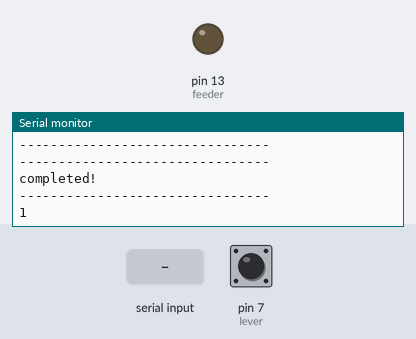
A sketch run on a simulated Arduino Uno, built with avr-gcc and run on an emulated ATmega328P. Shown: output pins drawn as LEDs (lit = HIGH), the last lines printed to the serial monitor. Inputs (shaded band) come from the test bench; at power-on: pin 7 (lever) HIGH.

Above: at 2.7 s.
2.8 s: "reset\n" received over Serial
At 4.2 s:
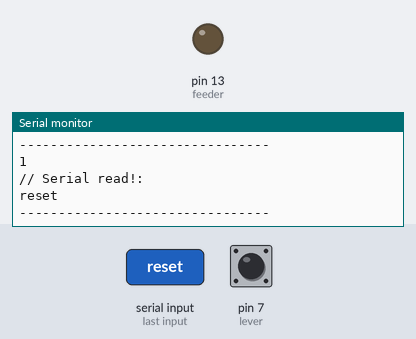
5.3 s: "reset\n" received over the second serial link
At 6.2 s:
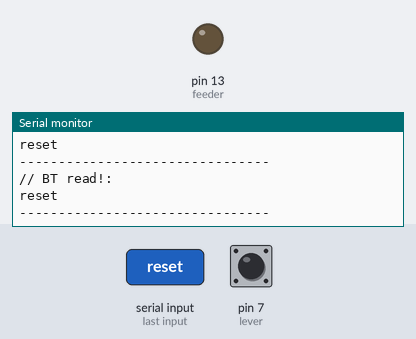
6.8 s: "90,45\n" received over Serial
At 8.5 s:
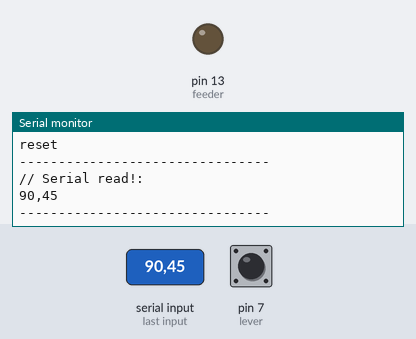

The sketch:

BLECommunication.ino
```cpp
// (licence header left out)
#include <SoftwareSerial.h>

/*-----------------------------------------------------------------*/

SoftwareSerial BTserial(2, 3); // RN4020-TX->Arduino-PIN2-RX, RN4020-RX->Arduino-PIN3-TX

// PIN numbers
const int lever = 7;
const int leverLED = 8;
const int feeder = 13;

// Parameters:
//    - currentState: State of lever pushing. 0: false, 1: true
//    - response: Number of response received from BLE
int currentState = 0;
int response = 0;

/*=================================================================*/

unsigned long stringToUnsignedLong(String x) {
  unsigned long long y = 0;

  for (int i = 0; i < x.length(); i++) {
     char c = x.charAt(i);
     if (c < '0' || c > '9') break;
     y *= 10;
     y += (c - '0');
  }

  return y;
}

/*=================================================================*/

void setup() {
  Serial.begin(9600);
  pinMode(lever, INPUT_PULLUP);
  pinMode(leverState, OUTPUT);
  pinMode(feeder, OUTPUT);
  reset();
}
void reset() {
  BTserial.begin(115200);
  Serial.println("Initializing.");
  delay(100);
  BTserial.write("SF,1\r"); // reset configurations
  SendSerial();
  BTserial.write("SB,1\r"); // baudrate9600
  SendSerial();
  BTserial.write("R,1\r"); // reboot
  SendSerial();
  BTserial.end();
  delay(100);
  Serial.println("Initializing..");
  BTserial.begin(9600);
  delay(100);
  BTserial.write("+\r"); //Echo On
  SendSerial();
  Serial.println("Initializing...");
  Serial.println("--------------------------------");
  SendSerial();
  BTserial.write("SB,1\r"); //set baudrate 9600
  SendSerial();
  BTserial.write("SR,20006000\r"); //set peripheral, for iOS, server
  SendSerial();
  BTserial.write("SS,80000001\r"); //user-defined profile
  SendSerial();
  BTserial.write("ST,0010,0002,0064\r");// I:20ms,L:2,T:1s
  // interval>=16&&latency<=4&&timeout<=600
  // &&(interval + 16) * (latency + 1) < timeout * 8 / 3
  SendSerial();
  BTserial.write("PZ\r"); //clear PS & PC
  SendSerial();
  BTserial.write("PS,21BE11AB10F140CAA0CAA11A11515000\r"); //set private service
  SendSerial();
  //declare char
  BTserial.write("PC,21BE11AB10F140CAA0CAA11A11515001,1A,01\r"); //set private characteristics.
  // BTserial.write("PC,21BE11AB10F140CAA0CAA11A11515002,1A,01\r"); //set private characteristics.
  SendSerial();
  BTserial.write("R,1\r");
  SendSerial();
  delay(1000);
  Serial.println("--------------------------------");
  Serial.println("completed!");
  Serial.println("--------------------------------");
}
/*-----------------------------------------------------------------*/
void SendSerial() {
  BTserial.flush();
  if (BTserial.available()) {
    String str = BTserial.readStringUntil('\n');
    Serial.println(str);
  }
  Serial.flush();
}
/*-----------------------------------------------------------------*/
void leverState() {
  if (currentState != digitalRead(lever)) {
    currentState = digitalRead(lever);
    digitalWrite(leverLED, !currentState);
    sendResponse(currentState);
  }
}
void sendResponse(int state) {
  if (state) {
    Serial.println(state);
    BTserial.write("SHW,0018,01\r");
  }
}
/*-----------------------------------------------------------------*/

void loop() {
  leverState();
  if (Serial.available()) {
    // Command is '\r' or '\n'
    String str = Serial.readStringUntil('\r');
      String strx = str + '\r';
    if (str == "reset") {
      Serial.println("// Reset called!");
      reset();
    }else{
      int len = strx.length() + 1;
      char buf[len];
      strx.toCharArray(buf, len);
      Serial.println("// Serial read!:");
      Serial.println(buf);
      Serial.println("--------------------------------");
      BTserial.write(buf);
    }
  }
  if (BTserial.available()) {
    String str = BTserial.readStringUntil('\n');
    Serial.println("// BT read!:");
    int len = str.length();
    if (len >= 12) {
      Serial.print(str);
      Serial.print(' ');
      int range = len - 10;
      String numString = str.substring(8, 8+range);
      unsigned long num = stringToUnsignedLong(numString);
      UserFunc(num);
    } else {
      Serial.println(str);
    }
    Serial.println("--------------------------------");
  }
  Serial.flush();
  delay(1);
}

/*=================================================================*/

void UserFunc(unsigned long num) {
  Serial.println("Input: " + String(num));
  switch (num) {
    //Write your own some functions corresponding the Event Marker.
    case 1:
      response++;
      break;
    case 3:
      digitalWrite(feeder, HIGH);
      Serial.println("SRON!");
      break;
    case 4:
      digitalWrite(feeder, LOW);
      Serial.println("SROFF!");
      break;
    case 7:
      Serial.println("--------------------------------");
      Serial.println("Session finished!");
      Serial.println("Total responses: " + String(response));
      Serial.println("--------------------------------");
      reset();
      break;
    default:
      break;
  }
}

/*=================================================================*/

/*
MIT License

Copyright (c) 2018 Yuto Mizutani

Permission is hereby granted, free of charge, to any person obtaining a copy
of this software and associated documentation files (the "Software"), to deal
in the Software without restriction, including without limitation the rights
to use, copy, modify, merge, publish, distribute, sublicense, and/or sell
copies of the Software, and to permit persons to whom the Software is
furnished to do so, subject to the following conditions:

The above copyright notice and this permission notice shall be included in all
copies or substantial portions of the Software.

THE SOFTWARE IS PROVIDED "AS IS", WITHOUT WARRANTY OF ANY KIND, EXPRESS OR
IMPLIED, INCLUDING BUT NOT LIMITED TO THE WARRANTIES OF MERCHANTABILITY,
FITNESS FOR A PARTICULAR PURPOSE AND NONINFRINGEMENT. IN NO EVENT SHALL THE
AUTHORS OR COPYRIGHT HOLDERS BE LIABLE FOR ANY CLAIM, DAMAGES OR OTHER
LIABILITY, WHETHER IN AN ACTION OF CONTRACT, TORT OR OTHERWISE, ARISING FROM,
OUT OF OR IN CONNECTION WITH THE SOFTWARE OR THE USE OR OTHER DEALINGS IN THE
SOFTWARE.
*/
```

Measured:
- after the input at 2.8 s, the serial monitor: prints a new line after 1.0 s (image 1)
- after the input at 5.3 s, the serial monitor: prints a new line at once (image 2)
- after the input at 6.8 s, the serial monitor: prints a new line after 1.0 s (image 3)
